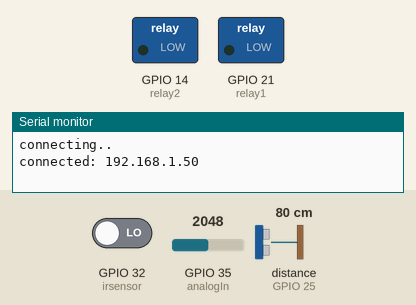
Simulated run of this sketch. Board: ESP32. Parts: switched loads named in the sketch (green lamp = pin HIGH), the last lines printed to the serial monitor. The test bench sets the inputs (shaded band); at power-on: GPIO 32 (irsensor) LOW, distance to the obstacle (sensor on GPIO 25) 80 cm, GPIO 35 (analogIn) = 2048. The echo pulse lasts 58.3 µs per cm; WiFi joins after 1.5 s; servers stay silent unless stated; pins used as bus, display or sensor lines are not drawn.

Above: at 5.0 s.
5.1 s: GPIO 32 (irsensor) driven HIGH
At 11.8 s:
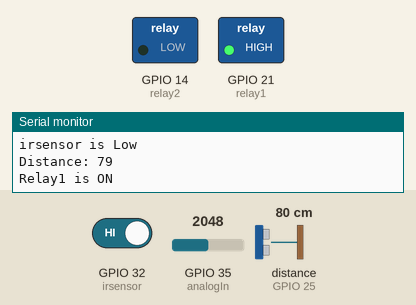
At 15.1 s:
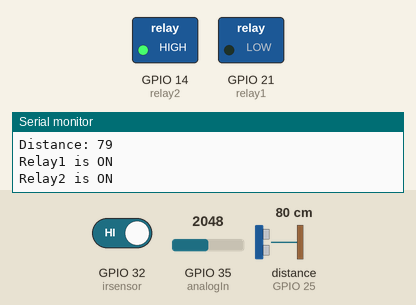
23.6 s: distance to the obstacle (sensor on GPIO 25) set to 12 cm
42.1 s: distance to the obstacle (sensor on GPIO 25) set to 9 cm
60.6 s: GPIO 35 (analogIn) set to 277
79.1 s: GPIO 35 (analogIn) set to 249
Timing chart, 0 to 82.1 s (numbered marks = the images above; inputs shaded):
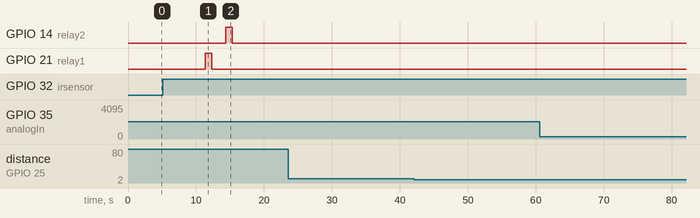

The sketch:

facemask_covid19_temperature_oximeter_socail_distance.ino
```cpp
#include <WiFi.h>
#include <IOXhop_FirebaseESP32.h>
#include "MAX30100_PulseOximeter.h"

#define FIREBASE_HOST "ismart-d75d8-default-rtdb.firebaseio.com"
#define FIREBASE_AUTH "0jkWwQQXpSxdcag38JQxfMrAmoWk5sxyWDDqFr8E"
#define WIFI_SSID "jayanth"                                     // input your home or public wifi name
#define WIFI_PASSWORD "1234567890"

float temp_val = 0;
float tempC = 0;
long duration;
int distance;
int stat1 = 0;

//ir sensor
const int irsensor = 32;

//ultrasonic
const int trigPin = 26;
const int echoPin = 25;

//relay
const int relay1 = 21;
const int relay2 = 14;

//temperature
const int analogIn = 35;

//alcohol sensor
const int alch_analog = 33;

float sensorValue;//connect the ADC 13 pin t
int RawValue = 0;
float Voltage = 0;

void setup()
{
  Serial.begin(115200);
  WiFi.begin(WIFI_SSID, WIFI_PASSWORD);
  Serial.print("connecting");
  while (WiFi.status() != WL_CONNECTED)
  {
    Serial.print(".");
    delay(1000);
  }

  delay(1000);
  Serial.println();
  Serial.print("connected: ");
  Serial.println(WiFi.localIP());

  Firebase.begin(FIREBASE_HOST, FIREBASE_AUTH);
  delay(200);
  pinMode(analogIn, INPUT);
  pinMode(alch_analog, INPUT);
  pinMode(irsensor, INPUT);
  pinMode(trigPin, OUTPUT); // Sets the trigPin as an Output
  pinMode(echoPin, INPUT);
  delay(1000);
  pinMode(relay1, OUTPUT);
  delay(1000);
  pinMode(relay2, OUTPUT);
  delay(1000);

  ir();
  delay(1000);

  ultra();
  delay(1000);

  pump();
  delay(1000);

  doorlock();
  delay(1000);

}

//ir sensor
void ir()
{
  stat1 = digitalRead(irsensor);
  if (stat1 == HIGH)
  {

    Serial.println("irsensor is Low");

  }
  else
  {

    Serial.println("irsensor is High");
    pump();
    alch() ;
  }
}

//Ultrasonic
void ultra()
{
  digitalWrite(trigPin, LOW);
  delayMicroseconds(2);
  digitalWrite(trigPin, HIGH);
  delayMicroseconds(10);
  digitalWrite(trigPin, LOW);
  duration = pulseIn(echoPin, HIGH);
  int distance = duration * 0.034 / 2;
  Serial.print("Distance: ");
  Serial.println(distance);
  delay(1000);
  if (distance < 10)
  {
    Serial.println("Please maintain Social Distance");
    delay(1000);
  }
  Firebase.setFloat("Distance", distance);
  delay(1000);
}

//pump
void pump()
{
  Serial.println("Relay1 is ON ");
  delay(1000);
  digitalWrite(relay1, HIGH);
  delay(1000);
  digitalWrite(relay1, LOW);
  delay(1000);
}
//alcohol
void alch()
{
  int gassensorAnalog = analogRead(alch_analog);
  Serial.println("gasssensor");
  Serial.println(gassensorAnalog);
  delay(1000);
  if (gassensorAnalog > 1500)
  {
    Serial.println("Sanitization is DONE, Proceed");
    Firebase.setString("Status", "Sanitization is DONE, Proceed");
    delay(1000);
  }
  else
  {
    Serial.println("Alert..Sanitization is Not DONE");
    Firebase.setString("Status", "Sanitization is NOT DONE, Door will not open");
    delay(1000);
  }
}

//doorlock
void doorlock()
{
  Serial.println("Relay2 is ON ");
  digitalWrite(relay2, HIGH);
  delay(1000);
  digitalWrite(relay2, LOW);
  delay(1000);
}

void loop()
{
  ultra();
  ir();
  delay(1000);
  RawValue = analogRead(analogIn);
  Voltage = (RawValue / 2048.0) * 3300;
  tempC = Voltage * 0.1;
  Serial.println("\t Temperature in C = ");
  Serial.println(tempC, 1);

  delay(1000);
  if (tempC < 42)
  {
    Serial.println("temp normal");
    delay(1000);
    Firebase.setString("Status", "Temperature normal, Proceed");
    delay(1000);
   Firebase.setFloat("Temp", tempC);
  delay(1000);

   int gassensorAnalog = analogRead(alch_analog);
  Serial.println("gasssensor");
  Serial.println(gassensorAnalog);
  delay(1000);
  if (gassensorAnalog > 1500)
  {
    Serial.println("Sanitization is DONE, Proceed");
    Firebase.setString("Status", "Sanitization is DONE, Proceed");
    delay(1000);

  if (Serial.available() > 0) {
    switch (Serial.read())
    {
      case '1':
        Serial.println("Mask Not wearing");
        delay(1000);
        Firebase.setString("Status", "Mask Not wearing");
        delay(1000);
        break;

      case '0':
        Serial.println("Mask  wearing");
        delay(1000);
        Firebase.setString("Status", "Mask  wearing");
        delay(1000);
        doorlock();
        break;
    }
  }
  }
    Serial.println("Sanitization is NOT DONE, terminate");
    Firebase.setString("Status", "Sanitization is NOT DONE,terminate");
    delay(1000);
  }
    Serial.println("temp high");
    delay(1000);
    Firebase.setString("Status", "Temperature high");
    delay(1000);
  }
```
